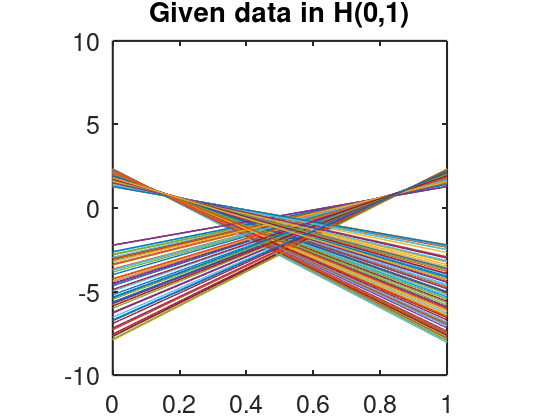
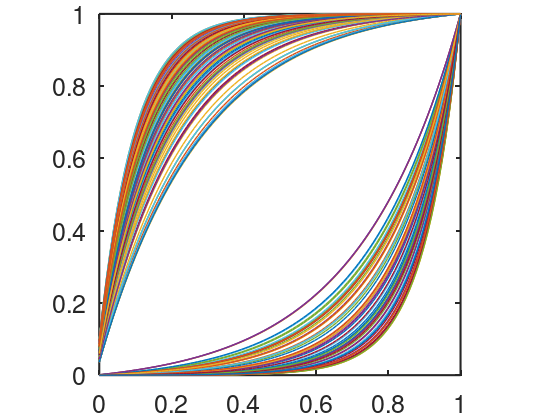
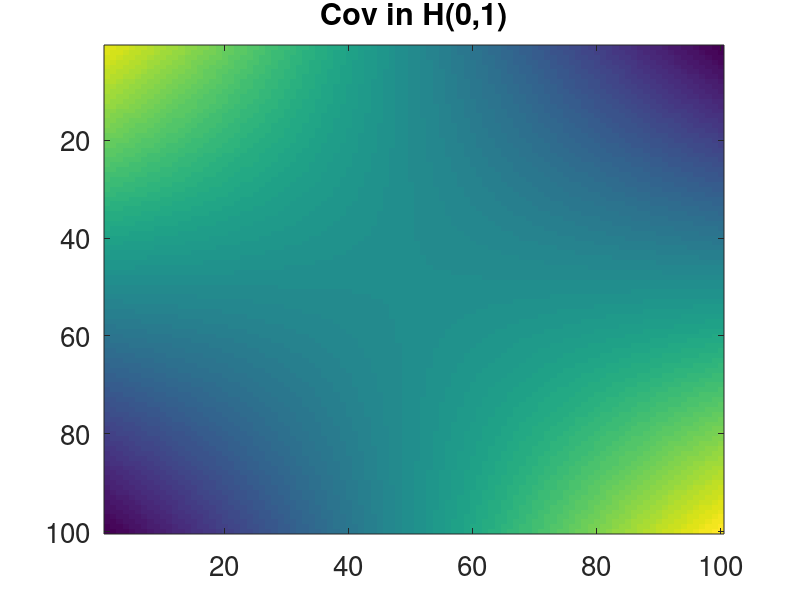
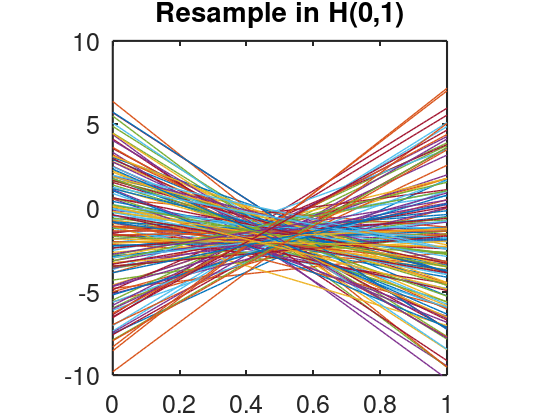

Recreate these plots in MATLAB, in order. (Note: this script raises an error after producing the figures.)
% Generate the time warping functions without prior information using
% Algorithm 1
%%%%%%%%%%%%%%%%%%%%%%%%%%%%%%%%%%%%%%%%%%%%%%%%%%%%%%%%%%%%%%%%%%%%%%%%%%%%%%%%%%%%%%%%%%%%%%%%%%%%%%%%%%%
%%% Step 1: Create Fourier basis
%%%%%%%%%%%%%%%%%%%%%%%%%%%%%%%%%%%%%%%%%%%%%%%%%%%%%%%%%%%%%%%%%%%%%%%%%%%%%%%%%%%%%%%%%%%%%%%%%%%%%%%%%%%
clear; close all;
%addpath('supplement\');
rng(20230410); % change the seed
d = 100;
t = linspace(0,1,d);
n = 150;
for k =1:d
f1(2*k-1,:) = sqrt(2)*sin(2*k*pi*t) ;
f1(2*k,:) = sqrt(2)*cos(2*k*pi*t);
end
% %%%%%%%%%%%%%%%%%%%%%%%%%%%%%%%%%%%%%%%%%%%%%%%%%%%%%%%%%%%%%%%%%%%%%%%%%%%%%%%%%%%%%%%%%%%%%%%%%%%%%%%%%%%
% %%% Step 2: Generate the simple warpings
% %%%%%%%%%%%%%%%%%%%%%%%%%%%%%%%%%%%%%%%%%%%%%%%%%%%%%%%%%%%%%%%%%%%%%%%%%%%%%%%%%%%%%%%%%%%%%%%%%%%%%%%%%%%
x_gen = zeros(n,d);
basis = sqrt(3)*2*(t-0.5);
% % 1). Gaussian process
% temp = normrnd(0,1,[n,1]).*basis;
% x_gen = temp;

% 2). Gaussian process
a1 = -3;
b1 = -1.0;

a2 = 1.0;
b2 = 3;
intervals = [[a1, b1]; [a2, b2]];
for i = 1: n
    p = rand;
    if p <= 0.5
        a = intervals(1, 1);
        b = intervals(1, 2);
    else
        a = intervals(2, 1);
        b = intervals(2, 2);
    end
    temp = (a + (b - a) * rand()).*basis;
    x_gen(i,:) = temp-log(trapz(t,exp(temp)));
end

%%%%%%%%%%%%%%%%%%%%%%%%%%%%%%%%%%%%%%%%%%%%%%%%%%%%%%%%%%%%%%%%%%%%%%%%%%%%%%%%%%%%%%%%%%%%%%%%%%%%%%%%%%%
%%% Step 3: Plot the simulated time warping functions
%%%%%%%%%%%%%%%%%%%%%%%%%%%%%%%%%%%%%%%%%%%%%%%%%%%%%%%%%%%%%%%%%%%%%%%%%%%%%%%%%%%%%%%%%%%%%%%%%%%%%%%%%%%
lsize = 16; % Label fontsize
nsize = 18; % Axis fontsize
figure (1);clf;
plot(t, x_gen,'linewidth', 1); % plot the stochastic process in H(0, 1)
xticks([0 0.2 0.4 0.6 0.8 1]);
ylim([-10,10]);
title('Given data in H(0,1)');
% xlim([0,1]);
pbaspect([1 1 1]);
set(gca, 'Fontsize', nsize,'linewidth', 1.5)
set(gcf,'paperpositionmode','auto');
set(gcf,'windowstyle','normal');
set(gca,'LooseInset',max(get(gca,'TightInset'), 0.02))
set(gca,'fontweight','normal')
opts.Colors = get(groot,'defaultAxesColorOrder');
opts.saveFolder = 'img/';
opts.width = 12;
opts.height = 10;
opts.fontType = 'Times';
% apply the inverse-clr transfromation to get warping function
temp = exp(x_gen)./(trapz(t,exp(x_gen),2));
gam_gen= cumsum(temp,2)./sum(temp,2);
figure (2);clf;
plot(t, gam_gen,'linewidth', 1);% plot the simulated warping function
axis equal;
ylim([0,1]);
xlim([0,1]);
xticks([0 0.2 0.4 0.6 0.8 1]);
% title('Given data in \Gamma_1');
set(gca, 'Fontsize', nsize,'linewidth', 1.5)
set(gcf,'paperpositionmode','auto');
set(gcf,'windowstyle','normal');
set(gca,'LooseInset',max(get(gca,'TightInset'), 0.02))
set(gca,'fontweight','normal')
opts.Colors = get(groot,'defaultAxesColorOrder');
opts.saveFolder = 'img/';
opts.width = 12;
opts.height = 10;
opts.fontType = 'Times';
%% model observation in the CLR framework
% estimate mean and covariance from the given sample (we can direclty use
% functions in H(0,1), which is one-to-one to functions in \Gamma_1) 
mu = mean(x_gen);
Sigma = cov(x_gen);
figure(3);
imagesc(Sigma);
title('Cov in H(0,1)')
set(gca, 'Fontsize', 20);
% resampling using the estimated covariance
x_clr = mvnrnd(mu, Sigma, n);
figure (4);clf;
plot(t, x_clr,'linewidth', 1); % plot the stochastic process in H(0, 1)
xticks([0 0.2 0.4 0.6 0.8 1]);
ylim([-10,10]);
% xlim([0,1]);
title('Resample in H(0,1)');
pbaspect([1 1 1]);
set(gca, 'Fontsize', nsize,'linewidth', 1.5)
set(gcf,'paperpositionmode','auto');
set(gcf,'windowstyle','normal');
set(gca,'LooseInset',max(get(gca,'TightInset'), 0.02))
set(gca,'fontweight','normal')
opts.Colors = get(groot,'defaultAxesColorOrder');
opts.saveFolder = 'img/';
opts.width = 12;
opts.height = 10;
opts.fontType = 'Times';
% apply the inverse-clr transfromation to get warping function
gam_clr = exp(x_clr)./(trapz(t,exp(x_clr),2));
gam_clr= cumsum(gam_clr,2)./sum(gam_clr,2);
figure (5);clf;
plot(t, gam_clr,'linewidth', 1);% plot the simulated warping function
axis equal;
ylim([0,1]);
xlim([0,1]);
xticks([0 0.2 0.4 0.6 0.8 1]);
title('Resample in \Gamma_1 via CLR');
set(gca, 'Fontsize', nsize,'linewidth', 1.5)
set(gcf,'paperpositionmode','auto');
set(gcf,'windowstyle','normal');
set(gca,'LooseInset',max(get(gca,'TightInset'), 0.02))
set(gca,'fontweight','normal')
opts.Colors = get(groot,'defaultAxesColorOrder');
opts.saveFolder = 'img/';
opts.width = 12;
opts.height = 10;
opts.fontType = 'Times';

%%% resample using FPCA
[U, S, V] = svd(Sigma);
time_diff = mean(diff(t));
S = S*time_diff;
dn =1;
for j = 1:dn
    U1(j,:) = U(:,j);
    U1(j,:) = U1(j,:)/sqrt(trapz(t, U1(j,:).^2)); 
    coeff(j,:) = trapz(t, (x_gen-mu).*U1(j,:),2);
    pd(j,:) = fitdist(coeff(j,:)','Kernel');
end

%use pca for reconstruction get the coeff hist 
figure(6);clf;
h = histogram(coeff(1,:),20);
h(1).FaceColor = [0 .5 .5];
pbaspect([1 1 1]);
set(gca, 'Fontsize', nsize,'linewidth', 1.5)
set(gcf,'paperpositionmode','auto');
set(gcf,'windowstyle','normal');
set(gca,'LooseInset',max(get(gca,'TightInset'), 0.02))
set(gca,'fontweight','normal')
opts.Colors     = get(groot,'defaultAxesColorOrder');
opts.saveFolder = 'img/';
opts.width      = 12;
opts.height     = 10;
opts.fontType   = 'Times';

x_new2 = zeros(n,d);
a1_min = min(coeff);
a1_max = max(coeff(coeff < 0));
a2_min = min(coeff(coeff > 0));
a2_max = max(coeff);
new_a = rand(n/2,1)'*(a1_max-a1_min)+a1_min;
new_a = [new_a, rand(n/2,1)'*(a2_max-a2_min) + a2_min];
for k =1: dn
    temp = new_a'.*U1(k,:);
    x_new2 = x_new2 +temp;
end
x_new2 = x_new2 +mu;

theta_B3 = exp(x_new2)./(trapz(t,exp(x_new2),2));
xnew_theta2= cumsum(theta_B3,2)./sum(theta_B3,2);
% xnew_theta2=normalize(xnew_theta2','range');
figure (7);clf;
plot(t, xnew_theta2);
% title('Resample in \Gamma_1 via CLR FPCA');
axis equal;
ylim([0,1]);
xlim([0,1]);
xticks([0 0.2 0.4 0.6 0.8 1]);
set(gca, 'Fontsize', nsize,'linewidth', 1.5)
set(gcf,'paperpositionmode','auto');
set(gcf,'windowstyle','normal');
set(gca,'LooseInset',max(get(gca,'TightInset'), 0.02))
set(gca,'fontweight','normal')
opts.Colors     = get(groot,'defaultAxesColorOrder');
opts.saveFolder = 'img/';
opts.width      = 12;
opts.height     = 10;
opts.fontType   = 'Times';
%% model observation in the SRVF framework
% compute the SRVF
x_srvf = sqrt(gradient(gam_gen));
x_srvf = x_srvf./sqrt(trapz(t, x_srvf.^2, 2));
% Inv-Exp map to the tangent space at gamma_id
mu_srvf = ones(1,d);
for i=1:n
len = acos(trapz(t, mu_srvf.*x_srvf(i,:)));
vec(i,:) = (len/sin(len))*(x_srvf(i,:) - cos(len)*mu_srvf);
end
% estimate mean and covariance 
mu_tg = mean(vec);
Sigma_tg = cov(vec);
figure(8);
imagesc(Sigma_tg); 
title('Cov in SRVF tangent')
set(gca, 'Fontsize', 20);
% resampling using the estimated covariance
vec_tg = mvnrnd(mu_tg, Sigma_tg, n);
% Exp map to the sphere and warping 
for i = 1:n
lenm(i) = sqrt(trapz(t, vec_tg(i,:).^2)); 
vec_exp(i,:) = cos(lenm(i))*mu_srvf + (sin(lenm(i))/lenm(i))*vec_tg(i,:);
end
gam_srvf = cumsum(vec_exp.^2,2)./sum(vec_exp.^2,2);
figure (9);clf;
plot(t, gam_srvf,'linewidth', 1);% plot the simulated warping function
axis equal;
ylim([0,1]);
xlim([0,1]);
xticks([0 0.2 0.4 0.6 0.8 1]);
title('Resample in \Gamma_1 via SRVF');
set(gca, 'Fontsize', nsize,'linewidth', 1.5)
set(gcf,'paperpositionmode','auto');
set(gcf,'windowstyle','normal');
set(gca,'LooseInset',max(get(gca,'TightInset'), 0.02))
set(gca,'fontweight','normal')
opts.Colors = get(groot,'defaultAxesColorOrder');
opts.saveFolder = 'img/';
opts.width = 12;
opts.height = 10;
opts.fontType = 'Times';

%%% resample using FPCA
[U_tg, S_tg, V_tg] = svd(Sigma_tg);
S_tg = S_tg*time_diff;

for j = 1:dn
    U1_tg(j,:) = U_tg(:,j);
    U1_tg(j,:) = U1_tg(j,:)/sqrt(trapz(t, U1_tg(j,:).^2)); 
    coeff_tg(j,:) = trapz(t, (vec-mu_tg).*U1_tg(j,:),2);
    pd_tg(j,:) = fitdist(coeff_tg(j,:)','Kernel');
end

%Plot principal direction 
figure(101);clf;
plot(t, U1_tg)

figure(102);clf;
plot(t, U1)

%use pca for reconstruction get the coeff hist 
figure(10);clf;
h = histogram(coeff_tg(1,:),20);
h(1).FaceColor = [0 .5 .5];
pbaspect([1 1 1]);
set(gca, 'Fontsize', nsize,'linewidth', 1.5)
set(gcf,'paperpositionmode','auto');
set(gcf,'windowstyle','normal');
set(gca,'LooseInset',max(get(gca,'TightInset'), 0.02))
set(gca,'fontweight','normal')
opts.Colors     = get(groot,'defaultAxesColorOrder');
opts.saveFolder = 'img/';
opts.width      = 12;
opts.height     = 10;
opts.fontType   = 'Times';



%%resampling 
cnt = 1;
while cnt<n
    vec_tg2 = 0;
    for i = 1:dn
    vec_tg2 = vec_tg2+ random(pd_tg(i,:),[1,1]).*U1_tg(i,:);
    end
    vec_tg2 = vec_tg2+mu_tg;
    lenm2 = sqrt(trapz(t, vec_tg2.^2)); 
    temp2 =  cos(lenm2)*mu_srvf + (sin(lenm2)/lenm2)*vec_tg2;
    if all(temp2>0)
        vec_exp2(cnt,:) = temp2;
        cnt = cnt + 1;
    end
end
gam_srvf2 = cumsum(vec_exp2.^2,2)./sum(vec_exp2.^2,2);
figure (110);clf;
plot(t, vec_exp2,'linewidth', 1);% plot the simulated warping function


figure (11);clf;
plot(t, gam_srvf2,'linewidth', 1);% plot the simulated warping function
axis equal;
ylim([0,1]);
xlim([0,1]);
xticks([0 0.2 0.4 0.6 0.8 1]);
% title('Resample in \Gamma_1 via SRVF fpca');
set(gca, 'Fontsize', nsize,'linewidth', 1.5)
set(gcf,'paperpositionmode','auto');
set(gcf,'windowstyle','normal');
set(gca,'LooseInset',max(get(gca,'TightInset'), 0.02))
set(gca,'fontweight','normal')
opts.Colors = get(groot,'defaultAxesColorOrder');
opts.saveFolder = 'img/';
opts.width = 12;
opts.height = 10;
opts.fontType = 'Times';